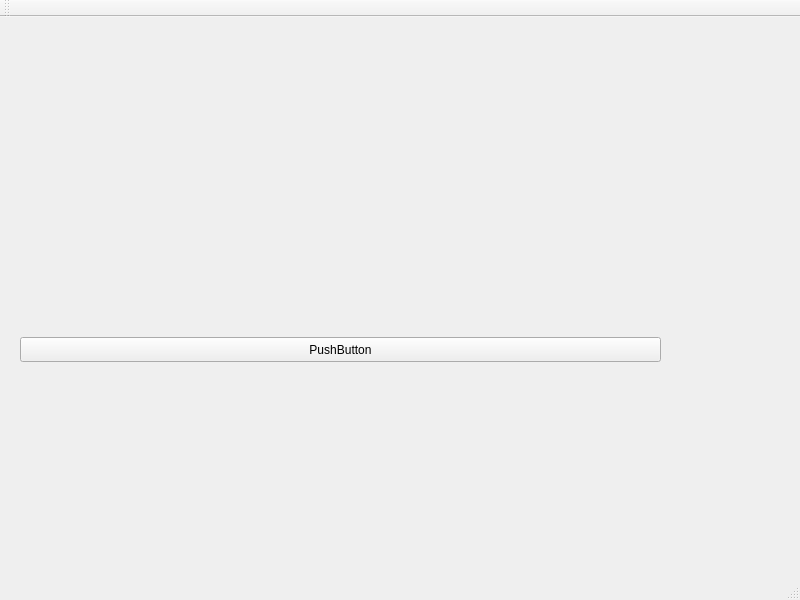
<?xml version="1.0" encoding="UTF-8"?>
<ui version="4.0">
 <class>MainWindow</class>
 <widget class="QMainWindow" name="MainWindow">
  <property name="geometry">
   <rect>
    <x>0</x>
    <y>0</y>
    <width>800</width>
    <height>600</height>
   </rect>
  </property>
  <property name="windowTitle">
   <string>MainWindow</string>
  </property>
  <widget class="QWidget" name="centralwidget">
   <widget class="QWidget" name="verticalLayoutWidget">
    <property name="geometry">
     <rect>
      <x>19</x>
      <y>19</y>
      <width>721</width>
      <height>281</height>
     </rect>
    </property>
    <layout class="QVBoxLayout" name="verticalLayout"/>
   </widget>
   <widget class="QPushButton" name="pushButton">
    <property name="geometry">
     <rect>
      <x>20</x>
      <y>320</y>
      <width>641</width>
      <height>25</height>
     </rect>
    </property>
    <property name="text">
     <string>PushButton</string>
    </property>
   </widget>
  </widget>
  <widget class="QMenuBar" name="menubar">
   <property name="geometry">
    <rect>
     <x>0</x>
     <y>0</y>
     <width>800</width>
     <height>22</height>
    </rect>
   </property>
  </widget>
  <widget class="QStatusBar" name="statusbar"/>
  <widget class="QToolBar" name="toolBar">
   <property name="windowTitle">
    <string>toolBar</string>
   </property>
   <attribute name="toolBarArea">
    <enum>TopToolBarArea</enum>
   </attribute>
   <attribute name="toolBarBreak">
    <bool>false</bool>
   </attribute>
  </widget>
 </widget>
 <resources/>
 <connections/>
</ui>
